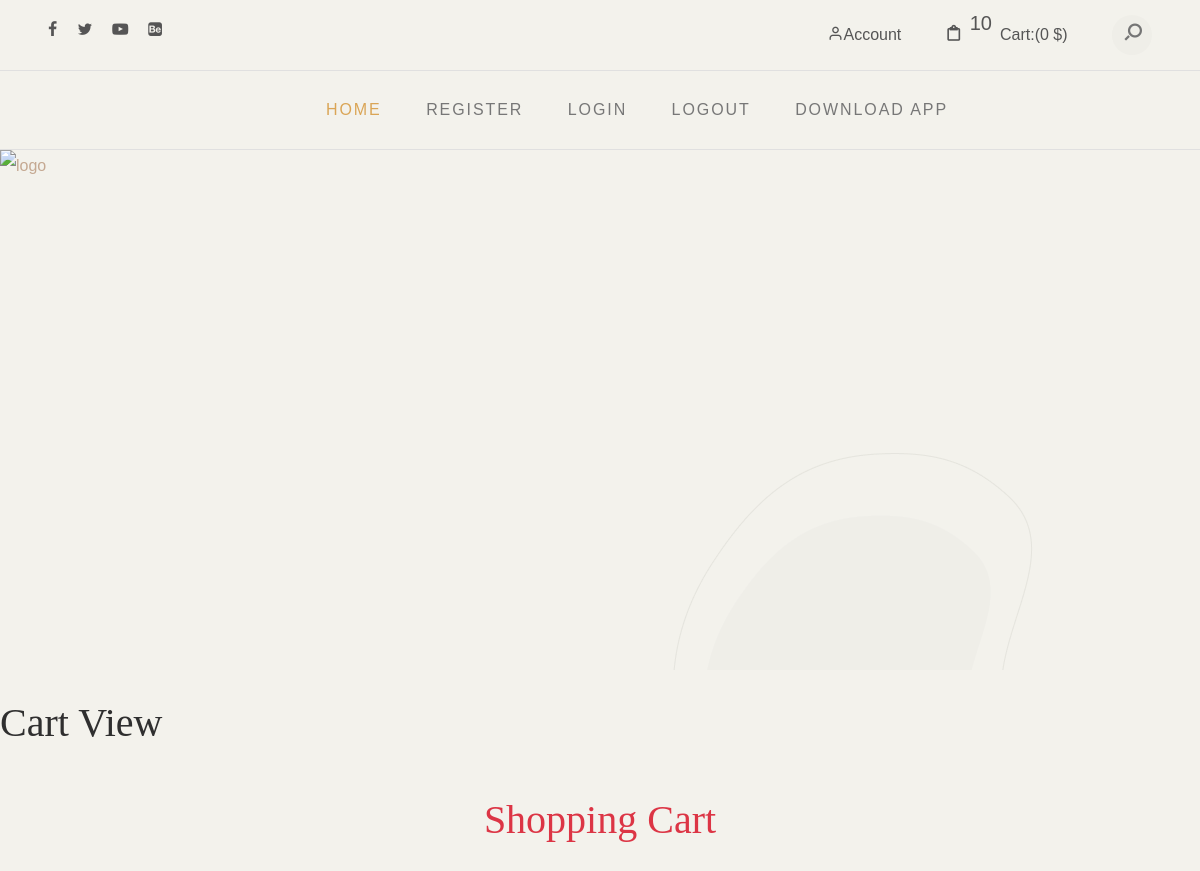
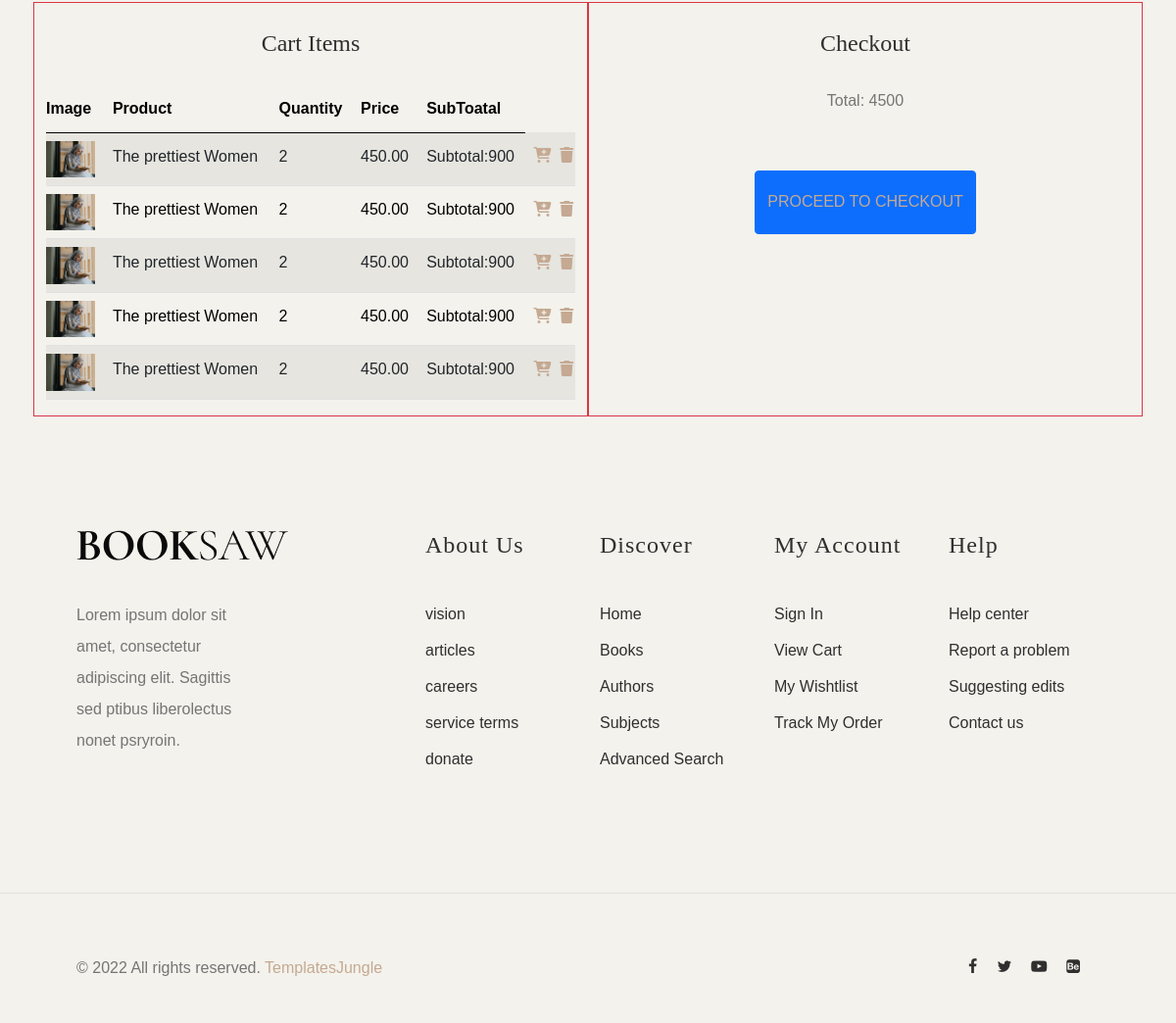
Screenshot of /cart/view/ (signed in) with the database file from the repository (2 pictures, top to bottom).
### cart/models.py (models this page shows, shortened)
class Cart(models.Model):
    product = models.ForeignKey(Product,on_delete=models.CASCADE)
    user = models.ForeignKey(User,on_delete=models.CASCADE)
    quantity = models.IntegerField(default=1)
    date_added = models.DateTimeField(auto_now_add=True)

### shop/models.py (models this page shows, shortened)
class Product(models.Model):
    name = models.CharField(max_length=20)
    desc = models.TextField()
    image = models.ImageField(upload_to="products")
    price = models.DecimalField(max_digits=10,decimal_places=2)
    stock = models.IntegerField()
    available = models.BooleanField(default=True)
    created=models.DateTimeField(auto_now_add=True) #one time
    updated=models.DateTimeField(auto_now=True)#change every time we update record
    category = models.ForeignKey(Category,on_delete=models.CASCADE)

### cart/views.py (the view)
# urls.py: path('view/', views.cart_view, name='cart_view'),
@login_required
def cart_view(request):
    u = request.user
    cart_items = Cart.objects.filter(user=u).annotate(subtotal=F('quantity') * F('product__price'))
    total = cart_items.aggregate(total_price=Sum('subtotal'))['total_price'] or 0
    context = {
        'cart': cart_items,  # cart_items now includes the annotated `subtotal`
        'total_price': total,
    }
    return render(request, 'cart.html', context)

### cart/context_processors.py (called while the page is built)
def count_items(request):
    u=request.user
    count =0
    if request.user.is_authenticated:
        try:
             c=Cart.objects.filter(user=u)
             for i in c:
                 count+=i.quantity
        except:
            count=0
    return {'count':count}

### templates/cart.html (shortened to what this page needs)
<!DOCTYPE html>
{% extends 'base.html' %}
{% load static %}
{% block content %}
<h1>Cart View</h1>
<div class="container mt-2 p-3" style="margin-bottom:100px">
    <div class="row text-center">
        <h1 class="text-center text-danger">Shopping Cart</h1>
        <div class="col-6 border border-1 border-danger">
            <h2>Cart Items</h2>
            <table class="table table-striped">
                <thead>
                    <tr>
                        <th>Image</th>
                        <th>Product</th>
                        <th>Quantity</th>
                        <th>Price</th>
                        <th>SubToatal</th>
                    </tr>
                </thead>
                <tbody>
                    {% for i in cart %}
                    <tr>
                        <td>
                            <img src="{{ i.product.image.url }}" alt="{{ i.product.name }}" class="img-fluid" style="max-width: 50px;">
                        </td>
                        <td>{{ i.product.name }}</td>
                        <td>{{ i.quantity }}</td>
                        <td>{{ i.product.price }}</td>
                        <td>Subtotal:{{i.subtotal}}</td>
                       <td>
  <div class="cart-action-icons">
    <a href="{% url 'cart:add_to_cart' i.product.id %}">
        <i class="fa-solid fa-cart-plus" aria-hidden="true"></i>
    </a>
    <a href="{% url 'cart:remove_from_cart' i.product.id %}">
    </a>
    <a href="{% url 'cart:delete_item' i.product.id %}" onclick="return confirm('Are you sure you want to delete this item?')">
        <i class="fa-solid fa-trash" aria-hidden="true"></i>
    </a>
</div>
</td>
                    </tr>
                    {% empty %}
                    <tr>
                        <td colspan="4" class="text-center">Your cart is empty.</td>
                    </tr>
                    {% endfor %}
                </tbody>
            </table>
        </div>
        <div class="col-6 border border-1 border-danger">
            <h2>Checkout</h2>
            <p>Total: {{ total_price }}</p>
                    <button class="btn btn-primary"><a href="{% url 'cart:orderform' %}">Proceed to Checkout</a></button>
        </div>
    </div>
</div>
{% endblock %}

### templates/base.html (shortened to what this page needs)
<!DOCTYPE html>
{% load static %}
<html lang="en">
<head>
	<link href="https://cdn.jsdelivr.net/npm/bootstrap@5.3.1/dist/css/bootstrap.min.css" rel="stylesheet"
>
 <link href="https://cdn.jsdelivr.net/npm/bootstrap@5.0.2/dist/css/bootstrap.min.css" rel="stylesheet">
	<link rel="stylesheet" href="https://cdnjs.cloudflare.com/ajax/libs/font-awesome/6.7.1/css/all.min.css" />
    <link rel="stylesheet" href="{% static 'css/style.css' %}">
	<link rel="stylesheet" type="text/css" href="{% static 'css/normalize.css' %}">
	<link rel="stylesheet" type="text/css" href="{% static 'icomoon/icomoon.css' %}">
	<link rel="stylesheet" type="text/css" href="{% static 'css/vendor.css' %}">
	<link rel="stylesheet" type="text/css" href="{% static 'style.css' %}">
</head>
<body data-bs-spy="scroll" data-bs-target="#header" tabindex="0">
	<div id="header-wrap">
		<div class="top-content">
			<div class="container-fluid">
				<div class="row">
					<div class="col-md-6">
						<div class="social-links">
							<ul>
								<li>
									<a href="#"><i class="icon icon-facebook"></i></a>
								</li>
								<li>
									<a href="#"><i class="icon icon-twitter"></i></a>
								</li>
								<li>
									<a href="#"><i class="icon icon-youtube-play"></i></a>
								</li>
								<li>
									<a href="#"><i class="icon icon-behance-square"></i></a>
								</li>
							</ul>
						</div>
					</div>
					<div class="col-md-6">
						<div class="right-element">
							<a href="{% url 'shop:login' %}" class="user-account for-buy"><i
									class="icon icon-user"></i><span>Account</span></a>
							<a href="{% url 'cart:cart_view' %}" class="cart for-buy"><i class="icon icon-clipboard"></i><sup class="mx-2 fs-5">{{count}}</sup><span>Cart:(0
									$)</span></a>
							<div class="action-menu">
								<div class="search-bar">
									<a href="#" class="search-button search-toggle" data-selector="#header-wrap">
										<i class="icon icon-search"></i>
									</a>
									<form role="search" method="get" class="search-box">
										<input class="search-field text search-input" placeholder="Search"
											type="search">
									</form>
								</div>
							</div>
						</div>
					</div>
				</div>
			</div>
		</div>
		<header id="header">
			<div class="container-fluid">
					<div class="col-md-10">
						<nav id="navbar">
							<div class="main-menu stellarnav">
								<ul class="menu-list">
									<li class="menu-item active"><a href="{% url 'shop:categories' %}">Home</a></li>
									<li class="menu-item has-sub">
										<li class="menu-item"><a href="{% url 'shop:register' %}" class="nav-link">Register</a></li>
									<li class="menu-item"><a href="{% url 'shop:login' %}" class="nav-link">Login</a></li>
									{% if user.is_authenticated %}
									</li>
									<li class="menu-item"><a href="{% url 'shop:logout' %}" class="nav-link">Logout</a></li>
									{% endif %}
									<li class="menu-item"><a href="#download-app" class="nav-link">Download App</a></li>
								</ul>
							</div>
						</nav>
					</div>
				</div>
			</div>
	<a href="{% url 'shop:categories' %}">
<div class="container-flex" >
   <img style="height: 300px; width: 100%;" src="{% static 'images/e-commerce-9mc3i2d61p31o76n.jpg' %}" alt="logo">
</div>
	</a>
<div
	<section id="billboard">
		<div class="container">
			<div class="row">
				<div class="col-md-12">
					<div class="main-slider pattern-overlay">
						<div class="slider-item">
						</div>
					</div>
				</div>
			</div>
		</div>
{% block content %}
					{% endblock %}
<footer id="footer">
		<div class="container">
			<div class="row">
				<div class="col-md-4">
					<div class="footer-item">
						<div class="company-brand">
							<img src="{% static 'images/main-logo.png' %}" alt="logo" class="footer-logo">
							<p>Lorem ipsum dolor sit amet, consectetur adipiscing elit. Sagittis sed ptibus liberolectus
								nonet psryroin. </p>
						</div>
					</div>
				</div>
				<div class="col-md-2">
					<div class="footer-menu">
						<h5>About Us</h5>
						<ul class="menu-list">
							<li class="menu-item">
								<a href="#">vision</a>
							</li>
							<li class="menu-item">
								<a href="#">articles </a>
							</li>
							<li class="menu-item">
								<a href="#">careers</a>
							</li>
							<li class="menu-item">
								<a href="#">service terms</a>
							</li>
							<li class="menu-item">
								<a href="#">donate</a>
							</li>
						</ul>
					</div>
				</div>
				<div class="col-md-2">
					<div class="footer-menu">
						<h5>Discover</h5>
						<ul class="menu-list">
							<li class="menu-item">
								<a href="#">Home</a>
							</li>
							<li class="menu-item">
								<a href="#">Books</a>
							</li>
							<li class="menu-item">
								<a href="#">Authors</a>
							</li>
							<li class="menu-item">
								<a href="#">Subjects</a>
							</li>
							<li class="menu-item">
								<a href="#">Advanced Search</a>
							</li>
						</ul>
					</div>
				</div>
				<div class="col-md-2">
					<div class="footer-menu">
						<h5>My account</h5>
						<ul class="menu-list">
							<li class="menu-item">
								<a href="#">Sign In</a>
							</li>
							<li class="menu-item">
								<a href="#">View Cart</a>
							</li>
							<li class="menu-item">
								<a href="#">My Wishtlist</a>
							</li>
							<li class="menu-item">
								<a href="#">Track My Order</a>
							</li>
						</ul>
					</div>
				</div>
				<div class="col-md-2">
					<div class="footer-menu">
						<h5>Help</h5>
						<ul class="menu-list">
							<li class="menu-item">
								<a href="#">Help center</a>
							</li>
							<li class="menu-item">
								<a href="#">Report a problem</a>
							</li>
							<li class="menu-item">
								<a href="#">Suggesting edits</a>
							</li>
							<li class="menu-item">
								<a href="#">Contact us</a>
							</li>
						</ul>
					</div>
				</div>
			</div>
		</div>
	</footer>
	<div id="footer-bottom">
		<div class="container">
			<div class="row">
				<div class="col-md-12">
					<div class="copyright">
						<div class="row">
							<div class="col-md-6">
								<p>© 2022 All rights reserved.  <a
										href="https://www.templatesjungle.com/" target="_blank">TemplatesJungle</a></p>
							</div>
							<div class="col-md-6">
								<div class="social-links align-right">
									<ul>
										<li>
											<a href="{% static 'image.url' %}"><i class="icon icon-facebook"></i></a>
										</li>
										<li>
											<a href="{% static 'image.url' %}"><i class="icon icon-twitter"></i></a>
										</li>
										<li>
											<a href="{% static 'image.url' %}"><i class="icon icon-youtube-play"></i></a>
										</li>
										<li>
											<a href="{% static 'image.url' %}"><i class="icon icon-behance-square"></i></a>
										</li>
									</ul>
								</div>
							</div>
						</div>
					</div>
				</div>
			</div>
		</div>
	</div>
</body>
</html>

### static/icomoon/icomoon.css (style rules this page uses)
[class^="icon-"], [class*=" icon-"] { font-family: 'icomoon' !important; speak: never; font-style: normal; font-weight: normal; font-variant: normal; text-transform: none; line-height: 1; -webkit-font-smoothing: antialiased; -moz-osx-font-smoothing: grayscale; }
.icon-user:before { content: "\e907"; }
.icon-search:before { content: "\e905"; }
.icon-clipboard:before { content: "\e908"; }
.icon-twitter:before { content: "\f099"; }
.icon-facebook:before { content: "\f09a"; }
.icon-youtube-play:before { content: "\f16a"; }
.icon-behance-square:before { content: "\f1b5"; }

### rows the page displays
Cart: product.image (picture), product.name "The prettiest Women", quantity "2", product.price "450.00", subtotal "900"
Cart: product.image (picture), product.name "The prettiest Women", quantity "2", product.price "450.00", subtotal "900"
Cart: product.image (picture), product.name "The prettiest Women", quantity "2", product.price "450.00", subtotal "900"
Cart: product.image (picture), product.name "The prettiest Women", quantity "2", product.price "450.00", subtotal "900"
Cart: product.image (picture), product.name "The prettiest Women", quantity "2", product.price "450.00", subtotal "900"

### other values shown
{{ count }} "10"
{{ total_price }} "4500"
